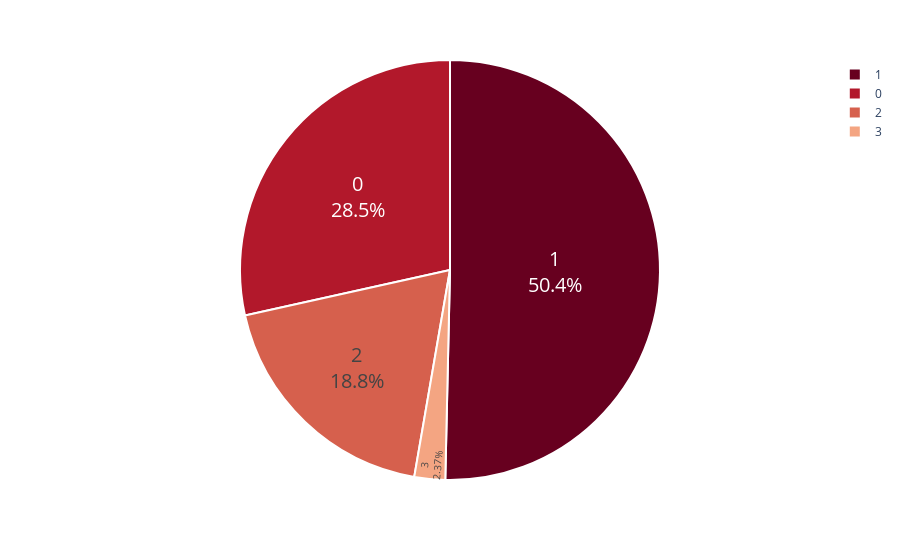

Notebook cell for this chart:
### Code cell
children_counts = df['children'].value_counts()

fig = px.pie(children_counts, 
             values = children_counts.values, 
             names = children_counts.index,
             color_discrete_sequence=px.colors.sequential.RdBu)
fig.update_traces(textposition='inside', textinfo='percent+label', textfont_size=20,
                  marker = dict(line = dict(color = 'white', width = 2)))
fig.show()

### Figure 1 — Plotly figure (JSON) as saved in the notebook; plotly's stock layout.template omitted (floating-point values rounded to 4 significant figures)
{"data": [{"domain": {"x": [0, 1], "y": [0, 1]}, "hovertemplate": "children=%{label}<br>value=%{value}<extra></extra>", "labels": [1, 0, 2, 3], "legendgroup": "", "marker": {"line": {"color": "white", "width": 2}}, "name": "", "showlegend": true, "textfont": {"size": 20}, "textinfo": "percent+label", "textposition": "inside", "type": "pie", "values": [1128, 638, 421, 53]}], "layout": {"legend": {"tracegroupgap": 0}, "margin": {"t": 60}, "piecolorway": ["rgb(103,0,31)", "rgb(178,24,43)", "rgb(214,96,77)", "rgb(244,165,130)", "rgb(253,219,199)", "rgb(247,247,247)", "rgb(209,229,240)", "rgb(146,197,222)", "rgb(67,147,195)", "rgb(33,102,172)", "rgb(5,48,97)"]}}
